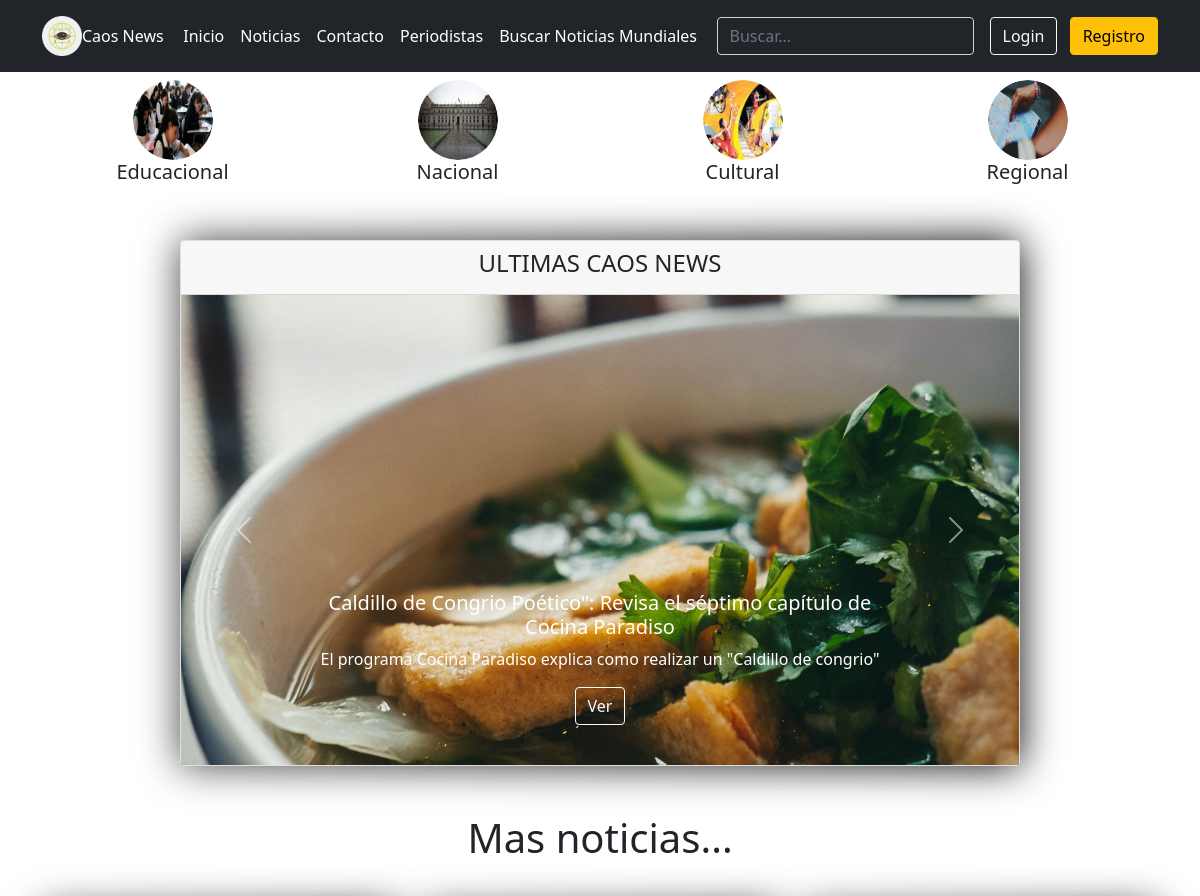
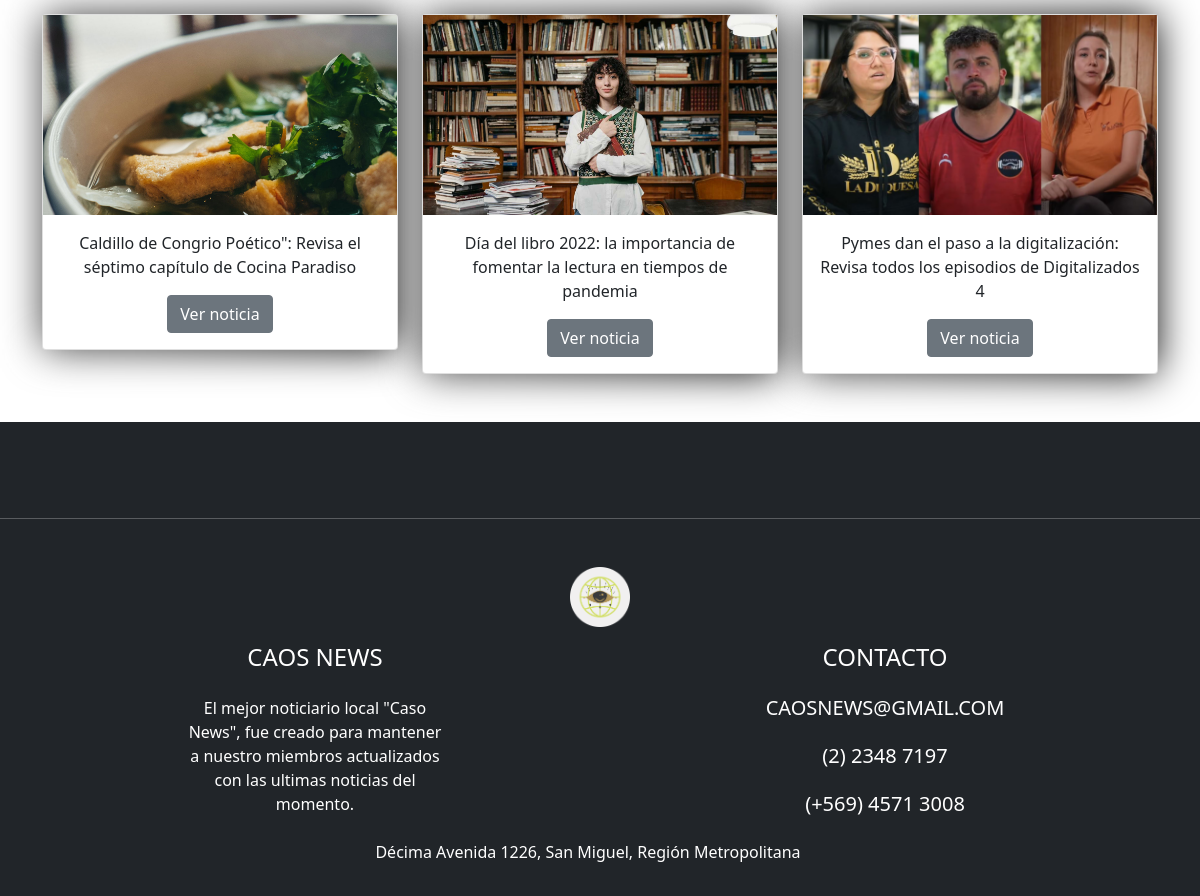
The page / on the database its author committed (2 pictures, top to bottom).
### WebCaosNews/models.py (models this page shows, shortened)
class Categoria(models.Model):
    nombre = models.CharField(primary_key=True,max_length=20)
    imagen = models.ImageField(upload_to='fotos',default='Falta_imagen.jpg')

class Noticia(models.Model):
    id_not = models.AutoField(primary_key=True)
    titulo = models.CharField(max_length=300,default='--')
    subtitulo = models.CharField(max_length=300,default='--')
    historia = models.CharField(max_length=10000,default='--')
    ubicacion = models.CharField(max_length=80,default='--')
    imagen = models.ImageField(upload_to='fotos',default='Falta_imagen.jpg')
    publicar = models.BooleanField(default=False)
    comentario = models.TextField(default='--')
    register_date = models.DateTimeField(default=timezone.now)
    nombre = models.ForeignKey(Categoria,on_delete=models.CASCADE,default='--')
    usuario = models.CharField(max_length=60,default='--')
    nombre_usu = models.CharField(max_length=100,default='--')

### WebCaosNews/views.py (the view)
# urls.py: 2. Add a URL to urlpatterns:  path('', Home.as_view(), name='home')
def Home(request):
    noticia_ultimas = Noticia.objects.filter(publicar=True)[:3]
    categoria = Categoria.objects.all()
    contexto ={"noticia_ultimas":noticia_ultimas,"categoria":categoria}
    return render(request,"Home.html",contexto)

### WebCaosNews/templates/Home.html (shortened to what this page needs)
{% extends "base.html" %}
{% load static %}
{% block css %}
<link rel="stylesheet" href="{% static 'css/EstiloHome.css' %}">
{% endblock css%}
{% block contenido%}
<div class="container mt-2">
  <div class="row d-flex">
    {% for cate in categoria %}
    <div class="col col-lg-3 text-center">
      <a href="/buscar_cate/{{cate.nombre}}/">
        <img src="{{cate.imagen.url}}" class="bd-placeholder-img rounded-circle" width="80" height="80">
      </a>
      <h5 class="fw-normal">{{cate.nombre}}</h2>
    </div>
    {% endfor %}
  </div>
</div>
<Div class="container-carusel mt-5">
  <div class="card">
    <div class="card-header">
      <h4> ULTIMAS CAOS NEWS </h4>
    </div>
    <div id="carouselExampleInterval" class="carousel slide" data-bs-ride="carousel">
      <div class="carousel-inner">
        {% for n in noticia_ultimas %}
        <div class="carousel-item " data-bs-interval="2000">
          <img src="{{n.imagen.url}}" class="d-block w-100" alt="" style="height: 470px;">
          <div class="carousel-caption d-none d-md-block">
            <h5>{{n.titulo}}</h5>
            <p>{{n.subtitulo}}</p>
            <button class="btn btn-outline-light" onclick="ir('{{n.id_not}}')">Ver</button>
          </div>
        </div>
        {% endfor %}
      </div>
      <button class="carousel-control-prev" type="button" data-bs-target="#carouselExampleInterval"
        data-bs-slide="prev">
        <span class="carousel-control-prev-icon" aria-hidden="true"></span>
      </button>
      <button class="carousel-control-next" type="button" data-bs-target="#carouselExampleInterval"
        data-bs-slide="next">
        <span class="carousel-control-next-icon" aria-hidden="true"></span>
      </button>
    </div>
  </div>
</div>
<div class="separador text-center mt-5">
  <h1> Mas noticias...</h1>
</div>
<Section id="galeria" class="container">
  <div class="row">
      {% for n in noticia_ultimas %}
      <div class="col-lg-4">
          <div class="card ">
                  <img src="{{n.imagen.url}}" alt="">
              <div class="card-body text-center">
                  <p class="card-text ">{{n.titulo}}</p>
                  <button class="btn btn-secondary" onclick="ir('{{n.id_not}}')">Ver noticia</button>
              </div>
          </div>
      </div>
      {% endfor %}
  </div>
</Section>
{% endblock contenido %}

### WebCaosNews/templates/base.html (shortened to what this page needs)
{% load static %}
<!DOCTYPE html>
<html lang="en">
<head>
    <link rel="stylesheet" href="{% static 'libs/BootStrap/css/bootstrap.min.css' %}">
    {% block css %}
    {% endblock css %}
</head>
<body>
    <header class="p-3 bg-dark text-white">
        <div class="container">
            <div class="d-flex flex-wrap align-items-center justify-content-center justify-content-lg-start">
                <a class="d-flex align-items-center mb-2 mb-lg-0 text-white text-decoration-none"
                    href="{% url 'HOME' %}">
                    <img src="{% static 'img/Logo Caos News.png' %}" alt="" width="40" height="40"
                        class="d-inline-block align-text-top">
                    Caos News
                </a>
                <ul class="nav col-12 col-lg me-lg-auto mb-2 justify-content-center mb-md-0">
                    <li><a href="{% url 'HOME' %}" class="nav-link px-2 text-white">Inicio</a></li>
                    <li><a href="{% url 'GALE' %}" class="nav-link px-2 text-white">Noticias</a></li>
                    <li><a href="{% url 'CONT' %}" class="nav-link px-2 text-white">Contacto</a></li>
                    <li><a href="{% url 'PERI' %}" class="nav-link px-2 text-white">Periodistas</a></li>
                    <li><a href="{% url 'BUSCA' %}" class="nav-link px-2 text-white">Buscar Noticias Mundiales</a></li>
                </ul>
                <form class="col-12 col-lg-auto mb-3 mb-lg-0 me-lg-3" action="{% url 'BUSCARF' %}" role="search"
                    method="post">
                    <input type="search" name="txtBuscar" class="form-control form-control-dark text-white bg-dark"
                        placeholder="Buscar..." aria-label="Search">
                </form>
                <div class="text-end">
                    {% if user.is_authenticated %}
                    <div class="dropdown text-end">
                        <a href="#" class="d-block link-white text-decoration-none dropdown-toggle" id="dropdownUser1"
                            data-bs-toggle="dropdown" aria-expanded="false">
                            <img src="{{user.profile_pic.url}}" alt="mdo" width="32" height="32" class="rounded-circle">
                        </a>
                        <ul class="dropdown-menu text-small" aria-labelledby="dropdownUser1">
                            <li><a class="dropdown-item" href="{% url 'PERFIL' %}">Perfil</a></li>
                            <li><a class="dropdown-item" href="{% url 'AGRE' %}">Agregar Noticia</a></li>
                            <li>
                                <hr class="dropdown-divider">
                            </li>
                            <li><a class="dropdown-item" href="{% url 'CERRAR' %}">Cerrar Sesión</a></li>
                        </ul>
                    </div>
                    {% else %}
                    <a style="text-decoration:none;" href="{% url 'LOGI' %}">
                        <button type="button" class="btn btn-outline-light me-2">Login</button>
                    </a>
                    <a style="text-decoration:none;" href="{% url 'REGIS' %}">
                        <button type="button" class="btn btn-warning">Registro</button>
                    </a>
                    {% endif %}
                </div>
            </div>
        </div>
    </header>
    {% block contenido %}
    {% endblock contenido %}
    <footer class="bg-dark text-white pt-5 pb-3 mt-5">
        <hr class="mb-4 mt-5">
        <div class="container text-center text-md-left mt-5">
            <div class="row aling-items-center">
                <div class="col-md-6  offset-md-3">
                    <img src="{% static 'img/Logo Caos News.png' %}" alt="" width="60" height="60">
                </div>
            </div>
            <div class="row text-center text-md-left">
                <div class="col-md-3 col-lg-3 col-xl-3 mx-auto mt-3">
                    <h4 class="text-uppercase mb-4 font-weight-bold text-white">CAOS NEWS</h4>
                    <p>El mejor noticiario local "Caso News", fue creado para mantener a nuestro miembros actualizados
                        con las
                        ultimas noticias del momento.</p>
                </div>
                <div class="col-md-4 col-lg-3 col-xl-3 mx-auto mt-3">
                    <h4 class="text-uppercase mb-4 font-weight-bold text-white">Contacto</h4>
                    <p>
                    <h5 class="text-uppercase mb-4 font-weight-bold text-white">caosnews@gmail.com</h5>
                    </p>
                    <p>
                    <h5 class="text-uppercase mb-4 font-weight-bold text-white">(2) 2348 7197</h5>
                    </p>
                    <p>
                    <h5 class="text-uppercase mb-4 font-weight-bold text-white">(+569) 4571 3008</h5>
                    </p>
                </div>
                <div class="row aling-items-center">
                    <div class="col-md-6  offset-md-3">
                        <p>Décima Avenida 1226, San Miguel, Región Metropolitana</p>
                    </div>
                </div>
            </div>
        </div>
    </footer>
</body>
</html>

### rows shown on the page
Categoria: imagen (picture), nombre "Educacional"
Categoria: imagen (picture), nombre "Nacional"
Categoria: imagen (picture), nombre "Cultural"
Categoria: imagen (picture), nombre "Regional"
Noticia: imagen (picture), titulo "Caldillo de Congrio Poético\": Revisa el séptimo capítulo de Cocina Paradiso", subtitulo "El programa Cocina Paradiso explica como realizar un \"Caldillo de congrio\""
Noticia: imagen (picture), titulo "Día del libro 2022: la importancia de fomentar la lectura en tiempos de pandemia"
Noticia: imagen (picture), titulo "Pymes dan el paso a la digitalización: Revisa todos los episodios de Digitalizados 4"
